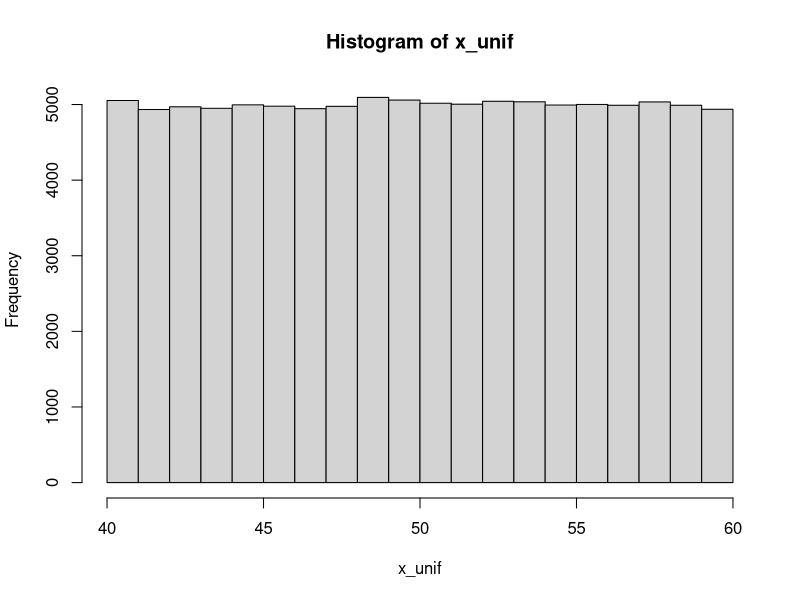
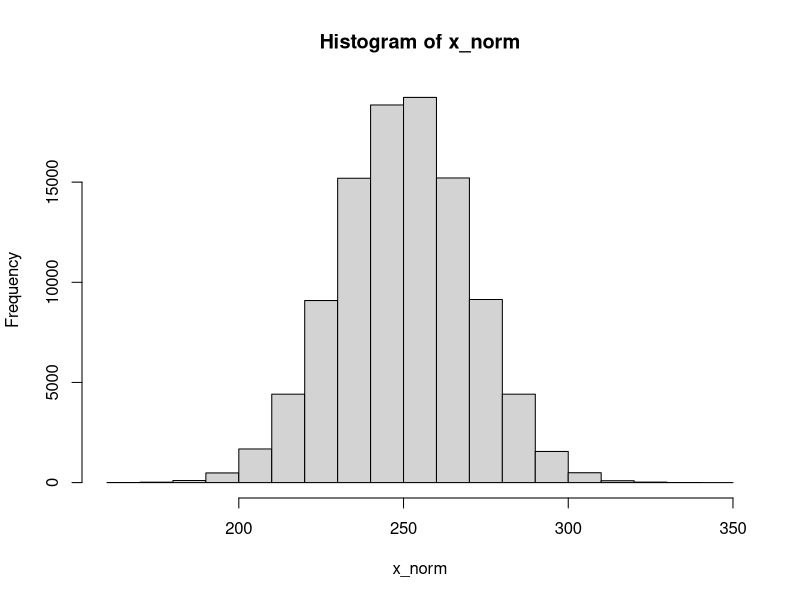

These charts were generated, in order, by the following R code: (Note: this script raises an error after producing the figures.)
## ---- chunk 1
x <- 2
x
## ---- chunk 2
nums <- c(1,45,78)
cities <- c("Zürich", "上海", "Tehrān")
nums
cities
## ---- chunk 3
length(nums)
#如果无后续使用，没必要赋值一个变量；c(...)的计算结果就是一个向量，并直接传给`length()`函数
length(c("Guten Morgen")) 
## ---- chunk 4
cities_1 <- c("Zürich", "上海", "Tehrān")
cities_2 <- c("大阪", "Poznań", "Cairo")

cities <- c(cities_1, cities_2, c("Jyväskylä", "邯郸", "札幌่"))

cities
## ---- chunk 5
x <- c("one", "two", "three", "four", "five", "six", "seven", "eight", "nine")
x[3]
## ---- chunk 6
x[c(2,5,9)] # 第2个，第5个，第9个元素
## ---- chunk 7
x[-c(2,5,9)] # 除了第2个，第5个，第9个以外的元素
## ---- chunk 8
x[c(2,5,9)] <- c("二", "五", "九")
x
## ---- chunk 9
1:10 #从左边的数（包含）到右边的数（包含），即1:10
## ---- chunk 10
x[3:6]
## ---- chunk 11
y <- 7:103
y
## ---- chunk 12
rep(6, 8) # 把6重复8遍；或rep(6, times = 8)
## ---- chunk 13
rep(c(0, 7, 6, 1), 4) # 把(0, 7, 6, 1)重复4遍
## ---- chunk 14
rep(c(0, 7, 6, 1), each = 4) # 把0, 7, 6, 1各重复4遍
## ---- chunk 15
rep(c(0, 7, 6, 1), c(1, 2, 3, 4)) # 把0, 7, 6, 1分别重复1, 2, 3, 4遍
## ---- chunk 16
seq(0, 15, 2.5) # 其实是`seq(from = 0, to = 50, by = 5)`的简写
## ---- chunk 17
 seq(0, 50, length.out = 11) # 其实是`seq(from = 0, to = 50, length.out = 11)`的简写
## ---- chunk 18
x_unif <- runif(100000, 40, 60) # 生成100000个40到60之间，连续均匀分布的的随机数
hist(x_unif) # 画直方图
## ---- chunk 19
x_norm <- rnorm(100000, 250, 20) # 按照平均值为250，标准差为20的正态分布的概率密度函数生成100000个随机数
hist(x_norm) # 画直方图
## ---- chunk 20
x <- vector("numeric")
# 或`vector("integer")`, `vector("character")`等
class(x)
## ---- chunk 21
x <- integer(0)
# 或 x <- integer()
# 或`character(0)`, `numeric(0)`等
class(x)
## ---- chunk 22
x <- c(-10, 5, -89, 999, 84)
list(x = x, `sort(x)` = sort(x), `rank(x)` = rank(x), `order(x)` = order(x), `rev(sort(x))` = rev(sort(x)))
## ---- chunk 23
scores <- c(ochem = 79, math = 66, mcb = 64, blc = 75, bpc = 72)
scores
## ---- chunk 24
scores[c("math", "bpc")] == scores[c(2, 5)]
## ---- chunk 25
x <- c(4, 9, 25)
y <- c(8, 6, 3)
x + y
x * y # 在matlab中这样乘是不行的，要用`.*`，除法也是
sqrt(x)
## ---- chunk 26
class(6) # 6是一个（浮点）数，应为"numeric"
## ---- chunk 27
is.numeric(6)
is.character("6")
## ---- chunk 28
as.integer(c(TRUE, FALSE))
as.character(c(23, 90))
## ---- chunk 29
time_in_sec <- c(29.37, 28.66, 31.32, NA, 27.91, NA)
## ---- chunk 30
class(time_in_sec[4])
## ---- chunk 31
y <- c("a", "b", NA)
class(y[3])
class(NA)
## ---- chunk 32
x <- c("Joe", "Lynne", "Pat")
class(x) # 本应为"character"
class(x) <- c("high_school", "student") # 篡改
class(x) # 新class
## ---- chunk 33
x <- matrix(c(TRUE, FALSE, FALSE, TRUE), ncol = 2)
typeof(x); class(x)
## ---- chunk 34
class(3)
## ---- chunk 35
sqrt(3)^2-3
## ---- chunk 36
3.1e5
## ---- chunk 37
-1.2e-4+1.1e-5
## ---- chunk 38
class(2)
class(2L)
## ---- chunk 39
1:10 #公差为1的整数向量生成器，包含最小值和最大值
class(1:10)
seq(5,50,5) #自定义公差，首项，末项和公差可以不为整数
class(seq(5,50,5)) #因此产生的是一个浮点数向量
seq(5L,50L,5L) #可以强制生成整数
class(seq(5L,50L,5L)) #是整数没错
## ---- chunk 40
x <- list(2L+1L, 2L-1L, 2L*3L, 17L%/%3L, 17L%%3L, 1000L/1L, 3L^4L, sqrt(4L), log(exp(5L)),factorial(5L),sin(0L))
for (num in x){
  print(num)
  print(class(num))
}

y <- c(8L/2L, 2L^3L)
## ---- chunk 41
class(2L+1L)
class(2L-1L)
class(2L*3L)
class(17L%/%3L)
class(17L%%3L)
## ---- chunk 42
class(1000L/1L)
class(3L^4L)
class(sqrt(4L))
class(log(exp(5L)))
class(factorial(5L))
## ---- chunk 43
exp(1)
## ---- chunk 44
log(exp(5))
## ---- chunk 45
log10(1000)
log2(128)
## ---- chunk 46
signif(12.3456789, 4)
## ---- chunk 47
signif(12.3, 8)
## ---- chunk 48
round(12.3456789, 3) # 保留3个小数位
## ---- chunk 49
round(13.5)
## ---- chunk 50
class(ceiling(7.4))
## ---- chunk 51
NA + NA
## ---- chunk 52
class(Inf); class(NaN)
## ---- chunk 53
is.na(NaN)
## ---- chunk 54
knitr::include_graphics("img/graphics/t-distribution.png")
## ---- chunk 55
qt(0.975, df = 12)
## ---- chunk 56
p <- (1-(pt(2.2, df = 15)))*2
p
## ---- chunk 57
qt(0.975,9999999)
## ---- chunk 58
x <- c(2.23,2.24,2.34,2.31,2.35,2.27,2.29,2.26,2.25,2.21,2.29,2.34,2.32)
t.test(x, mu = 2.31)
## ---- chunk 59
x <- c(2.23,2.24,2.34,2.31,2.35,2.27,2.29,2.26,2.25,2.21,2.29,2.34,2.32)

t.test(x, mu = 2.31, alternative = "less") # 检验是否*less* than μ
## ---- chunk 60
x <- c(2.23,2.24,2.34,2.31,2.35,2.27,2.29,2.26,2.25,2.21,2.29,2.34,2.32)
y <- c(2.27,2.29,2.37,2.38,2.39,2.25,2.39,2.16,2.55,2.81,2.19,2.44,2.22)

t.test(x, y)
## ---- chunk 61
t.test(x, y, paired = TRUE)
## ---- chunk 62
expected_probs <- c(0.05, 0.1, 0.15, 0.2, 0.2, 0.3)
## ---- chunk 63
observed_vals <- c(6, 9, 14, 24, 18, 29)
## ---- chunk 64
chisq.test(observed_vals, p = expected_probs) # 参数p是指概率
## ---- chunk 65
chisq.test(observed_vals)
## ---- chunk 66
(社团参与 <- matrix(c(28,36,40,40,32,33,38,29,36), nrow = 3, dimnames = list(c("一年级", "二年级", "三年级"), c("棒球", "足球", "网球"))))
## ---- chunk 67
chisq.test(社团参与)
## ---- chunk 68
#其实还可以更精简，但是为了易读性不得不牺牲一点精简度。
Z <- matrix(rep(rnorm(1000000), 6), nrow = 6)^2

X <- Z^2

Q <- matrix(nrow = 6, ncol = 1000000)

for (i in (1+1):6) {
  Q[1,] = Z[1,]
  Q[i,] = Q[(i-1),] + Z[i,]
}

plot(NULL, xlim=c(0.23,6), ylim = c(0,1),
     main = expression(paste('X ~ ', chi^'2', '(k)')), 
     xlab = "x", 
     ylab= expression(f[k]*'(x)')
    )
colors <- c('blue', 'black', 'red', 'green', 'gray', 'orange')
for (i in 1:6) {
  lines(density(Q[i,]),
        col=colors[i],
        lwd=2)
}
legend('topright',c('k=1','k=2','k=3','k=4','k=5','k=6'),
       fill = colors)
## ---- chunk 69
class(c(TRUE,FALSE,NA))
## ---- chunk 70
x <- 5
x != 3 #x等于5，所以“x不等于3”为真
## ---- chunk 71
7 %in% c(1,4,5,6,7)
## ---- chunk 72
NA == NA
## ---- chunk 73
x <- NA
is.na(x)
## ---- chunk 74
x <- c(2, 1, 6, 5, 4, 9, 7, 3, 10, 8)
x <= 5
## ---- chunk 75
x[c(TRUE, TRUE, FALSE, TRUE, TRUE, FALSE, FALSE, TRUE, FALSE, FALSE)]
## ---- chunk 76
x[x <= 5]
## ---- chunk 77
!(3 < 4) # 这个例子很简单，反义符号意义不大。后面实操的时候才能领略到它的用处。
## ---- chunk 78
vals <- c(TRUE, FALSE, NA) 
names(vals) <- paste('[',as.character(vals),']',sep = '')
outer(vals, vals, "&")
## ---- chunk 79
outer(vals, vals, "|")
## ---- chunk 80
m <- 1:100 # 产生一个[1,2,3,...,99,100]的整数向量。上面讲过。
n <- vector("numeric")
for (i in n) {
  if (i %% 2 == 0) {
    n <- append(n, i^2)
  } else if (i == 51) {
    break
  }
}
n
## ---- chunk 81
logi = TRUE
num <- 1
while (num <= 100) {
  if (logi) {
    num = num + 10 # R 不支持 num += 5的简写
    print(num)
    logi = FALSE
  } else {
    num = num + 20
    print(num)
    logi = TRUE
  }
}

## ---- chunk 82
# 以下代码翻译成英语就是：If 1 + 1 = 2, print "hi". Else, print "bye".
# 或中文：如果一加一等于二，那么印出“hi”，否则印出“bye”.
if (1 + 1 == 2) { # 1 + 1 == 2 的运算结果是TRUE，因此“如果”成真
  print("hi") # 所以会执行`print("hi")`
} else {
  print("bye")
}
## ---- chunk 83
# 代码第一行中的FALSE可以替换成任何计算结果为FALSE的运算，
# 比如1 + 1 == 3；小括号内的计算过程不重要，
# 但运算结果必须为TRUE或FALSE（不可以是NA）
if (FALSE) { 
  print("hi")
} else { # 因为是FALSE，所以`else`里的语句被执行
  print("bye")
}
## ---- chunk 84
if (FALSE) { # 第一个`if`为FALSE
  print("hi")
} else if (FALSE) { # 检查下一个`else if`，也是FALSE
  print("yoo")
} else if (TRUE) { # 再检查下一个`else if`，这次是TRUE
  print("hey") # 所以执行`print("hey")`
} else {
  print("bye") # 而轮不到else
}
## ---- chunk 85
# 以下代码翻译成英文就是: for every element i in c(2, 4, 6, 8): 
# assign i^2 to n, then print n
# 中文：对c(2, 4, 6, 8)`中的每一个元素i：
# 创建一个n使得n等于i的平方，然后印出n
for (i in c(2, 4, 6, 8)) { # i可以是任何你想要的名字，比如num
  n <- i^2 # 如果上一行是 for (num in ..., 这一行就要写成 n <- num^2
  print(n)
}
## ---- chunk 86
x <- vector(mode = "numeric") # 创建一个空的numeric vector
for (m in 1:10) {
  if (m %% 2 == 0) {
    x <- append(x, m)
  }
}

x
## ---- chunk 87
M <- c(1, 2, 3 ,4 ,5)
N <- c(10, 100, 1000)

x <- vector("numeric")
for (m in M) {
  for (n in N) { # 在一个for循环中嵌入另一个for循环
    x <- append(x, m*n)
  }
}

x
## ---- chunk 88
x <- 1
while (x < 10) { # 当x<10的时候，执行大括号内的语句
  print(x)
  x <- x + 3 # 一定要让x的值增加，否则会进入无限循环
}
## ---- chunk 89
for (i in 1:10) {
  if (i == 3) {
    next # 当i == 3时，跳过它，继续（最近的）for循环的下一个回合
  } else if (i == 6) {
    break # 当i == 6时，结束（最近的）for循环
  } 
  print(i) # 只有当if和else if里的检验都为FALSE时，`print(i)`才会执行。
}
## ---- chunk 90
M <- c(1, 2, 3, 4, 5)

x <- vector("numeric")
for (m in M) {
  while (TRUE) { # 原本while(TRUE){}将会是一个无限循环（判定条件永远TRUE）
    x <- append(x, 2*m)
    break # break打破了最近的这个while循环，而不影响for循环。
  }
}

x
## ---- chunk 91
l <- c(1.21, 1.34, -1.45, 1.56, 1.22, 1.10, 1.78, -1.33, 1.71)
## ---- chunk 92
l_1 <- ifelse(l < 0, NA, l)
l_1
## ---- chunk 93
lapply(c(1, 2, 3), function(i) i^2*10)
## ---- chunk 94
lapply(list(5, 6, 7), rnorm, 3, .1)
## ---- chunk 95
lapply(list(5, 6, 7), rnorm, n = 3, .1)
## ---- chunk 96
rapply(list(c(1, 2, 3), list(c(4, 5, 6), list(7, 8, 9))), function(x) x * 10, how = "unlist") # 默认的模式
## ---- chunk 97
rapply(list(c(1, 2, 3), list(c(4, 5, 6), list(c("a", "b", "c")))), function(x) c(x, 1))
## ---- chunk 98
rapply(list(c(1, 2, 3), list(c(4, 5, 6), list(c("a", "b", "c")))), function(x) c(x, 1), how = "list") 
## ---- chunk 99
Map(rnorm, c(5, 6, 7), 3, .1)
## ---- chunk 100
Map(rnorm, c(2, 3, 4), c(1, 10, 100), c(.1, .5, 1))
## ---- chunk 101
mapply(rnorm, 3, c(1, 10, 100), c(.1, .5, 1))
## ---- chunk 102
require(doParallel)
## ---- chunk 103
library(doParallel)
getDoParWorkers() # 查看R当前使用的内核数量；默认应为1
detectCores() # 查看可用内核总数
## ---- chunk 104
registerDoParallel(4) # 设置内核数量
getDoParWorkers() # 再次检查内核数量
## ---- chunk 105
map(list(5, 6, 7), ~ rnorm(3, ., .1))
## ---- chunk 106
x = c(1, 2, 3); y = c(10, 20, 30); z = c(5, 60, 115)
map_dbl(list(x, y, z), mean)
## ---- chunk 107
map2(.x = c(1, 100, 10000), .y = c(.1, 1, 10), ~ rnorm(5, .x, .y))
## ---- chunk 108
pmap(list(mean = c(1, 100, 10000), sd = c(.1, 1, 10)), rnorm, n = 3)
## ---- chunk 109
args <- tibble(mean = c(1, 100, 10000),
               sd = c(.1, 1, 10))
pmap(args, rnorm, 3)
## ---- chunk 110
sample <- c(5.1, 5.2, 4.5, 5.3, 4.3, 5.5, 5.7)
# 根据传统，赋值变量时用`<-`号，赋值函数参数时才用`=`
t.test(x = sample, mu = 4.5)
## ---- chunk 111
"["(c("四川担担面", "武汉热干面", "兰州牛肉面", "北京炸酱面"), 2)
## ---- chunk 112
sum        (
 # 4   
        4 # 我怕不是
,              #疯了
            6
  
  )
## ---- chunk 113
seq(0, 25, l = 11)
## ---- chunk 114
函数名 <- function(参数1, 参数2, ...){
  对参数1和参数2
  进行
  一系列
  一行或者多行
  计算
  return(计算结果)
}
## ---- chunk 115
SE <- function(x) {
  s <- sd(x)
  n <- length(x)
  result <- s/sqrt(n)
  return(result)
}
# 随后，你就可以使用自定义的函数了
SE(c(5,6,5,5,4,5,6,6,5,4,5,3,8)) 
## ---- chunk 116
SE <- function(x) {
  s <- sd(x)
  n <- length(x)
  s/sqrt(n) # 注意不是`result <- s/sqrt(n)`
}
SE(c(5,6,5,5,4,5,6,6,5,4,5,3,8)) 
## ---- chunk 117
# 这是随手写的一个没有意义的函数
myfunc <- function(i){
  k <- 8
  if (i>3) {
    j <- -i
    while(j < 20){
      k <- k + i + j
      j <- j+5
    }
    return(k)
  } else {
    if (i %% 2 == 0) {
      return(5)
    } else return(k*i)
  }
}
myfunc(6)
## ---- chunk 118
sapply(1:5, function(x) x^2)
## ---- chunk 119
'%el%' <- function(x, y) pi*x*y

2 %el% 5
## ---- chunk 120
myfunc <- function(){
  a = 5
  function(){
    b = 10
    return(a*b)
  }
}
# 执行myfunc()的时候，默认结果为最后一句/一行，在这里应为内函数：
myfunc()

# 既然`myfunc()`的结果是一个函数，那么在后面再加上一个括号就是执行内函数了；内函数可以使用外函数中所定义的变量（比如这里使用了外函数的`a = 5`）
myfunc()()
## ---- chunk 121

speak <- function(x){
  x()$speak
}

speak(cat)

## ---- chunk 122
my_func <- function(arg1, arg2 = 100, ...){
  other_args <- list(...)
  print(arg1)
  print(arg2)
  print(other_args)
}

my_func("foo", cities = c("崇阳", "Αθήνα", "つがる"), nums = c(3,4,6))
## ---- chunk 123
calc_v <- function(v, pow = 1, times = 1, add = 0) {
  v ^ pow * times + add
}

calc_l <- function(L, pow = 1, times = 1, add = 0) {
  rapply(L, function(l) l ^ pow * times + add, how = "list")
}

calc <- function(data, ...) {
  if(is.list(data)) {
    calc_l(data, ...) # 即 calc_l(L = data, ...)
  } else if(is.vector(data)) {
    calc_v(data, ...) # 即 calc_v(v = data, ...)
  }
}
## ---- chunk 124
calc(c(1, 2, 3), pow = 2, add = 1)
calc(list(1, 2, list(10, 20)), pow = 2, times = 2)
## ---- chunk 125
sapply
## ---- chunk 126
x <- 5
fun1 <- function() {
  x <- 100
}
fun1()
x
## ---- chunk 127
x <- 5
fun1 <- function() {
  assign("x", 100, envir = .GlobalEnv)
}
fun1()
x
## ---- chunk 128
x <- 5
fun1 <- function() {
  x <<- 100
}
fun1()
x
## ---- chunk 129
n <- 1 # `GlobalEnv`里的`n` = 1

fun1 <- function() {
  n <- 10 # `fun1()`里的`n` = 10
  fun2 <- function() {
    n <- 50 # 赋值`fun2()`里的`n`
    n <<- 100 # 重赋值`fun1()`里的`n`为100
  }
  fun2() # 运行`fun2()`
  return(n) # 返回`fun1()`里的`n`
}

fun1() # 10是否变为100?
n # 是否仍然是1？
## ---- chunk 130
cum = 0
sapply(1:10, FUN = function(x){
  cum <<- cum + x
  cum
})
## ---- chunk 131
x <- vector('numeric')
system.time(
  for (i in 1:50){
    for (j in 1:100) {
      x <- append(x, i*j)
    }
  }
)
## ---- chunk 132
y <- list(1, c("a","あ"), list(1+3i, c(FALSE, NA, TRUE)), 
          data.frame(x = c("阿拉木图", "什切青"), y = c(2, 3)),
          t.test)
y
## ---- chunk 133
y[2] # 使用单方括号，得到的是一个只有一个分量的列表
y[[2]] # 使用双方括号，得到的是一个向量
y[[3]][[2]] # 得到的也是一个向量；父列表的索引在前，子列表的在后
y[[3]] # 这个位置包含两个子列表，因此得到一个有两个分量的列表
y[[3]][[2]][2] # 得到向量时，直接在后面用单方括号
## ---- chunk 134
z <- list(c(1, 3), z2 = c(4, 5, 6), c("a", "b"))
z # `[[2]]`被`$z2`所取代
z$z2 == z[[2]] # `z[[2]]`仍然是可用的，结果和`z$z2`一样
## ---- chunk 135
list(list(1, 2), list(3, 4))
## ---- chunk 136
A <- list("a", 1, TRUE); B <- list(5+8i, NA, 4L)
C1 <- unlist(list(A, B), recursive = FALSE); C2 <- c(A, B)
identical(C1, C2)
## ---- chunk 137
A <- 1:48 
dim(A) <- c(6,8) 
A
## ---- chunk 138
is.array(A)
is.matrix(A)
## ---- chunk 139
attributes(A)
## ---- chunk 140
A[5,3]
## ---- chunk 141
A[3,]
## ---- chunk 142
A[,4]
## ---- chunk 143
dim(A) <- c(2,8,3)
A
## ---- chunk 144
attr(A, "dim") <- c(3,4,2,2)
A
## ---- chunk 145
A[ ,3 , , ] #每个矩阵第3列的数据，即所有第二个维度为3的数值
## ---- chunk 146
B <- runif(90, 0, 1) #从均匀分布中取90个0到1之间的数
dim(B) <- c(6, 5, 3) #注意顺序
B
## ---- chunk 147
dimnames(B) <- list(paste("trial.", 1:6), 
                    c('P. falciparum', 'P. malariae', 'P. ovale', 'P. vivax', 'P. knowlesi'), 
                    c('chloroquine', 'artemisinin', 'doxycycline'))
B
## ---- chunk 148
as.century <- function(x) x%/%100 + 1
## ---- chunk 149
as.century(c(2014, 1990, 1398, 1290, 1880, 2001))
## ---- chunk 150
hour <- function(x) x%/%100
minute <- function(x) x%%100
## ---- chunk 151
times <- c(0512, 0719, 2358, 0501)
hour(times)
minute(times)
## ---- chunk 152
fibon <- function (len = 10) {
  if (len == as.integer(len) & len > 0) { #
    F <- c(1, 1) ## 前两项需要定义
    i <- 3 ## 从第三项开始计算
    while (i <= len) {
      F[i] <- F[i-2] + F[i-1]
      i <- i+1 ## R中不可以使用`i += 1`或者`i++`
    }
    return(F[1:len])
  } else {
    return("请输入一个正整数。")
  }
}
## ---- chunk 153
fibon(10); fibon(-5)
## ---- chunk 154
prime.list <- function(i){
  primeNumbers <- 2L
  for (num in 3:i) {
    isPrime <- TRUE
    for (pnum in primeNumbers) {
      if (pnum > sqrt(num)) {
        break
      } else if (num %% pnum == 0) {
        isPrime <- FALSE
        break
      }
    }
    if (isPrime) {
      primeNumbers <- c(primeNumbers, num)
    }
  }
  return(primeNumbers)
}
## ---- chunk 155
prime.list(100)
## ---- chunk 156
Pet <- function(name = NA, common_name = NA, binomial_name = NA, speak = NA){
  name <- name
  common_name <- common_name
  binomial_name <- binomial_name
  speak <- speak
  greet <- function(time = "not_specified"){
    intro <- paste("I'm a", common_name, "and my name is", name)
    if(time == "morning") print(paste("Good morning,", intro))
    if(time == "afternoon") print(paste("Good afternoon,", intro))
    if(time == "evening") print(paste("Good evening,", intro)) 
    if(time == "not_specified") print(paste("Hi,", intro))
  }
  list(name = name, common_name = common_name, binomial_name = binomial_name, speak = speak, greet = greet)
}


Turtle <- function(name = NA){
  Pet(name, "turtle", "Trachemys scripta elegans") # 实现inheritance # 龟没有叫声
}

Cat <- function(name = NA, sterilized = NA){
  sterilized <- sterilized # 猫可能绝育 # 新增attribute，实现了广义的polymorphism
  PetAaM <- Pet(name, "cat", "Felis catus", "meow")
  CatOnlyAaM <- list(sterilized = sterilized)
  c(PetAaM, CatOnlyAaM)
}

Pigeon <- function(name = NA){
  PetAaM <- Pet(name, "pigeon", "Columba livia", "coo")
}

# 实现了Python语境中的polymorphism
greet <- function(pet, time = "not_specified"){
  pet$greet(time)
}

binomial_name <- function(pet){
  pet$binomial_name
}
## ---- chunk 157
Guoguo <- Pigeon("Guoguo")
Felix <- Cat("Felix", "TRUE")
Kazuya <- Turtle("Kazuya")

str(Guoguo)
str(Kazuya)
str(Felix)
## ---- chunk 158
Felix$binomial_name
Kazuya$greet("afternoon")
## ---- chunk 159
binomial_name(Kazuya)
greet(Guoguo)
## ---- chunk 160
x <- "world"
paste("Hello", x, "Bye", x, sep = "---")
